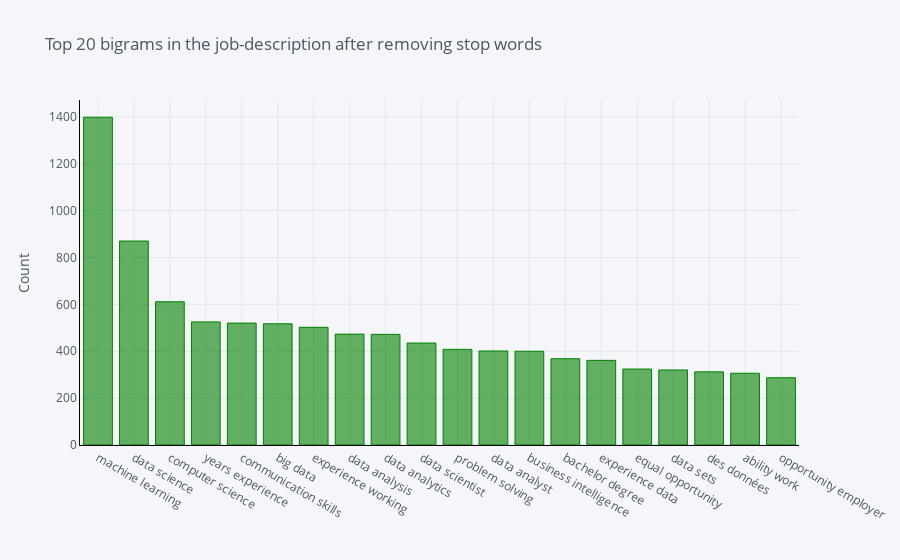

This figure's notebook cell:
### Markdown cell above
## Find top bigrams in job description after removing stop words

### Code cell
common_words = get_top_n_bigram(df['description'], stop_words='english', n=n_top)
df4 = pd.DataFrame(common_words, columns = ['description' , 'count'])
df4.groupby('description').sum()['count'].sort_values(ascending=False).iplot(
    kind='bar', yTitle='Count', linecolor='black',colors='Green', title='Top 20 bigrams in the job-description after removing stop words')

### Figure 1 — Plotly figure (JSON) as saved in the notebook; plotly's stock layout.template omitted (floating-point values rounded to 4 significant figures)
{"data": [{"marker": {"color": "rgba(0, 128, 0, 0.6)", "line": {"color": "rgba(0, 128, 0, 1.0)", "width": 1}}, "name": "count", "orientation": "v", "text": "", "type": "bar", "x": ["machine learning", "data science", "computer science", "years experience", "communication skills", "big data", "experience working", "data analysis", "data analytics", "data scientist", "problem solving", "data analyst", "business intelligence", "bachelor degree", "experience data", "equal opportunity", "data sets", "des données", "ability work", "opportunity employer"], "y": [1398, 870, 611, 525, 520, 517, 502, 473, 472, 435, 408, 401, 400, 368, 361, 324, 320, 312, 306, 287]}], "layout": {"legend": {"bgcolor": "#F5F6F9", "font": {"color": "#4D5663"}}, "paper_bgcolor": "#F5F6F9", "plot_bgcolor": "#F5F6F9", "title": {"font": {"color": "#4D5663"}, "text": "Top 20 bigrams in the job-description after removing stop words"}, "xaxis": {"gridcolor": "#E1E5ED", "linecolor": "black", "showgrid": true, "tickfont": {"color": "#4D5663"}, "title": {"font": {"color": "#4D5663"}, "text": ""}, "zerolinecolor": "#E1E5ED"}, "yaxis": {"gridcolor": "#E1E5ED", "linecolor": "black", "showgrid": true, "tickfont": {"color": "#4D5663"}, "title": {"font": {"color": "#4D5663"}, "text": "Count"}, "zerolinecolor": "#E1E5ED"}}}
